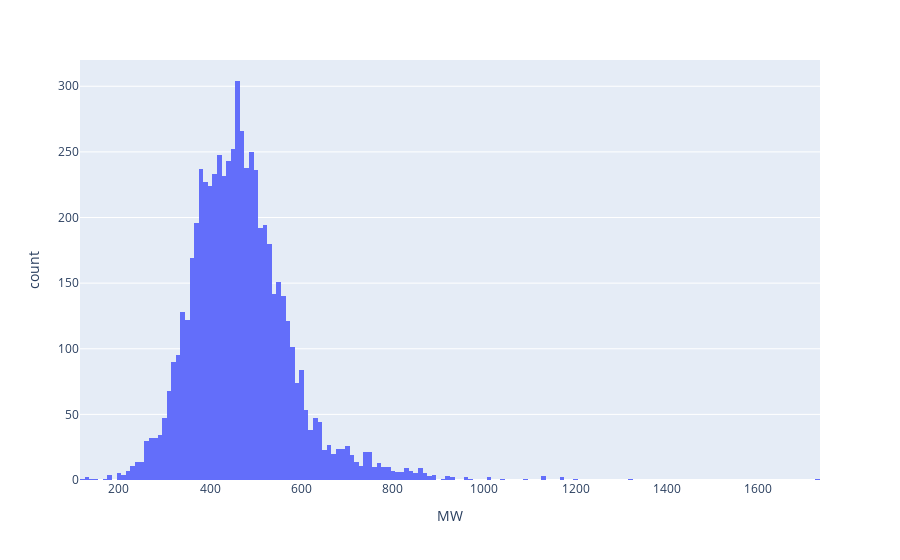

The cell this chart's notebook holds for it:
### Code cell
fig = px.histogram(df, x="MW")
fig.show()

### Figure 1 — Plotly figure (JSON) as saved in the notebook; plotly's stock layout.template omitted (floating-point values rounded to 4 significant figures; data arrays with more than 128 entries replaced by an {"elided": "..."} marker saying what was removed)
{"data": [{"alignmentgroup": "True", "bingroup": "x", "hovertemplate": "MW=%{x}<br>count=%{y}<extra></extra>", "legendgroup": "", "marker": {"color": "#636efa", "pattern": {"shape": ""}}, "name": "", "offsetgroup": "", "orientation": "v", "showlegend": false, "type": "histogram", "x": {"elided": "6214 float values"}, "xaxis": "x", "yaxis": "y"}], "layout": {"barmode": "relative", "legend": {"tracegroupgap": 0}, "margin": {"t": 60}, "xaxis": {"anchor": "y", "domain": [0, 1], "title": {"text": "MW"}}, "yaxis": {"anchor": "x", "domain": [0, 1], "title": {"text": "count"}}}}
